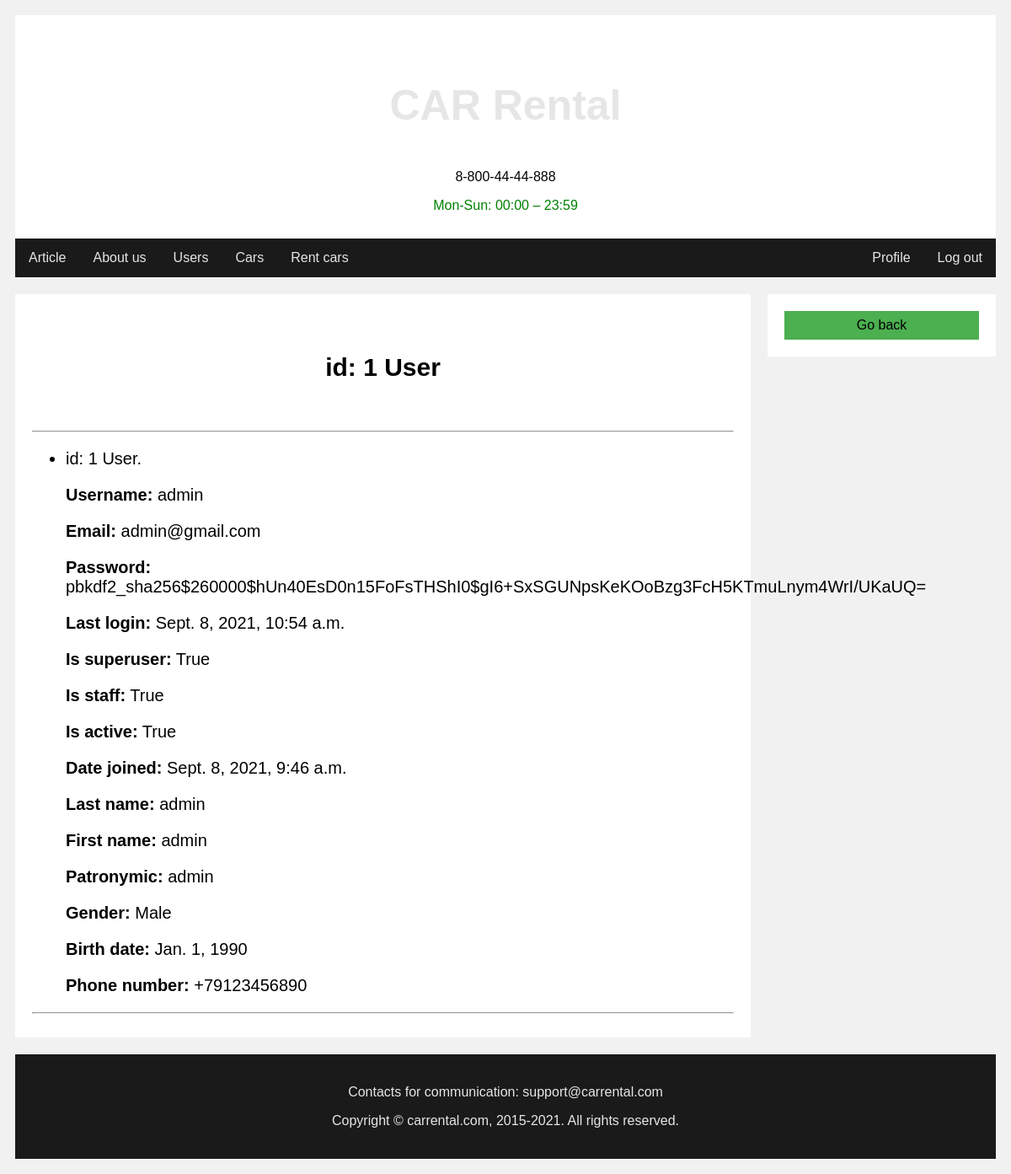
/attach/user/1/detail/, run on the app's committed database.
### b_user/models.py (models this page shows, shortened)
class User(AbstractUser):
    id = models.BigAutoField(
        auto_created=True,
        primary_key=True,
        serialize=False,
        verbose_name='ID',
        db_column='id'
    )
    username = models.CharField(
        error_messages={'unique': 'A user with that username already exists.'},
        help_text='Required. 150 characters or fewer. Letters, digits and @/./+/-/_ only.',
        max_length=150,
        unique=True,
        validators=[UnicodeUsernameValidator()],
        verbose_name='username'
    )
    email = models.EmailField(
        unique=True,
        verbose_name='Email',
        db_column='email'
    )
    password = models.CharField(
        max_length=128,
        validators=[MinLengthValidator(4)],
        verbose_name='Password',
        db_column='password'
    )
    last_login = models.DateTimeField(
        blank=True,
        null=True,
        verbose_name='last login'
    )
    is_superuser = models.BooleanField(
        default=False,
        help_text='Designates that this user has all permissions without explicitly assigning them.',
        verbose_name='superuser status'
    )
    is_staff = models.BooleanField(
        default=False,
        help_text='Designates whether the user can log into this admin site.',
        verbose_name='staff status'
    )
    is_active = models.BooleanField(
        default=True,
        help_text='Designates whether this user should be treated as active. Unselect this instead of deleting accounts.',
        verbose_name='active'
    )
    date_joined = models.DateTimeField(
        default=timezone.now,
        verbose_name='date joined',
        db_column='date_joined'
    )
    ALPHA = RegexValidator(r'^[a-zA-Zа-яА-Я]*$', 'Only alpha characters are allowed.')
    last_name = models.CharField(
        max_length=60,
        validators=[ALPHA],
        verbose_name='Last name',
        db_column='last_name'
    )
    first_name = models.CharField(
        max_length=60,
        validators=[ALPHA],
        verbose_name='First name',
        db_column='first_name'
    )
    patronymic = models.CharField(
        max_length=60,
        validators=[ALPHA],
        null=True,
        blank=True,
        verbose_name='Patronymic',
        db_column='patronymic'
    )
    date_of_birth = models.DateField(
        verbose_name='Date of birth',
        db_column='date_of_birth'
    )
    GENDER = [
        ('Male', 'Male'),
        ('Female', 'Female'),
        ('Other', 'Other'),
    ]
    gender = models.CharField(
        max_length=7,
        choices=GENDER,
        verbose_name='Gender',
        db_column='gender'
    )
    NUMERIC = RegexValidator(r'^[0-9+]*$', 'Only numeric characters are allowed.')
    phone_number = models.CharField(
        max_length=12,
        validators=[MinLengthValidator(12), NUMERIC],
        unique=True,
        verbose_name='Phone number',
        db_column='phone_number'
    )
    class Meta:
        verbose_name = 'user'
        verbose_name_plural = 'Users'
        db_table = 'users'

### b_user/views.py (the view)
# urls.py: path('attach/user/<int:pk>/detail/', SuperUserDetailView.as_view(), name='user_detail'),
class SuperUserDetailView(DetailView):
    model = User
    template_name = 'b_user/detail_view/super_user_detail.html'

### templates/b_user/detail_view/super_user_detail.html
{% extends 'website/base_site_1.html' %} {% load crispy_forms_tags %} {% block title %} id: {{ object.id }} User {% endblock title %} {% block left_main %}
<div>
    <div class='header'>
        <h1 style="font-size: 30px">id: {{ object.id }} User</h1>
    </div>
    <hr />
    <ul style="font-size: 20px">
        <li>id: {{ object.id }} User.
            <p><strong>Username:</strong> {{ object.username }}</p>
            <p><strong>Email:</strong> {{ object.email }}</p>
            <p><strong>Password:</strong> {{ object.password }}</p>
            <p><strong>Last login:</strong> {{ object.last_login }}</p>
            <p><strong>Is superuser:</strong> {{ object.is_superuser }}</p>
            <p><strong>Is staff:</strong> {{ object.is_staff }}</p>
            <p><strong>Is active:</strong> {{ object.is_active }}</p>
            <p><strong>Date joined:</strong> {{ object.date_joined }}</p>
            <p><strong>Last name:</strong> {{ object.last_name }}</p>
            <p><strong>First name:</strong> {{ object.first_name }}</p>
            <p><strong>Patronymic:</strong> {{ object.patronymic }}</p>
            <p><strong>Gender:</strong> {{ object.gender }}</p>
            <p><strong>Birth date:</strong> {{ object.date_of_birth }}</p>
            <p><strong>Phone number:</strong> {{ object.phone_number }}</p>
        </li>
    </ul>
    <hr />
</div>
{% endblock left_main %} {% block right_main %}
<div class="left_nav">
    <a class="active" href="/attach/user/list/">Go back</a>
</div>{% endblock right_main %}

### templates/website/base_site_1.html (style rules this page uses)
* { box-sizing: border-box; }
body { font-family: Arial; padding: 10px; background: #f1f1f1; }
.header { padding: 30px; text-align: center; background: white; }
.header h1 { font-size: 50px; }
a, .dropbtn { display: inline-block; color: #e6e6e6; text-align: center; padding: 14px 16px; text-decoration: none; }
.active { background-color: #4CAF50; }
.left_nav a { display: block; color: #000; padding: 8px 16px; text-decoration: none; }

### data on the page
User: id "1", username "admin", email "admin@gmail.com", password "pbkdf2_sha256$260000$hUn40EsD0n15FoFsTHShI0$gI6+SxSGUNpsKeKOoBzg3FcH5KTmuLnym4WrI/UKaUQ=", last_login "Sept. 8, 2021, 10:54 a.m.", is_superuser "True", is_staff "True", is_active "True", date_joined "Sept. 8, 2021, 9:46 a.m.", last_name "admin", first_name "admin", patronymic "admin", gender "Male", date_of_birth "Jan. 1, 1990", phone_number "+79123456890"
